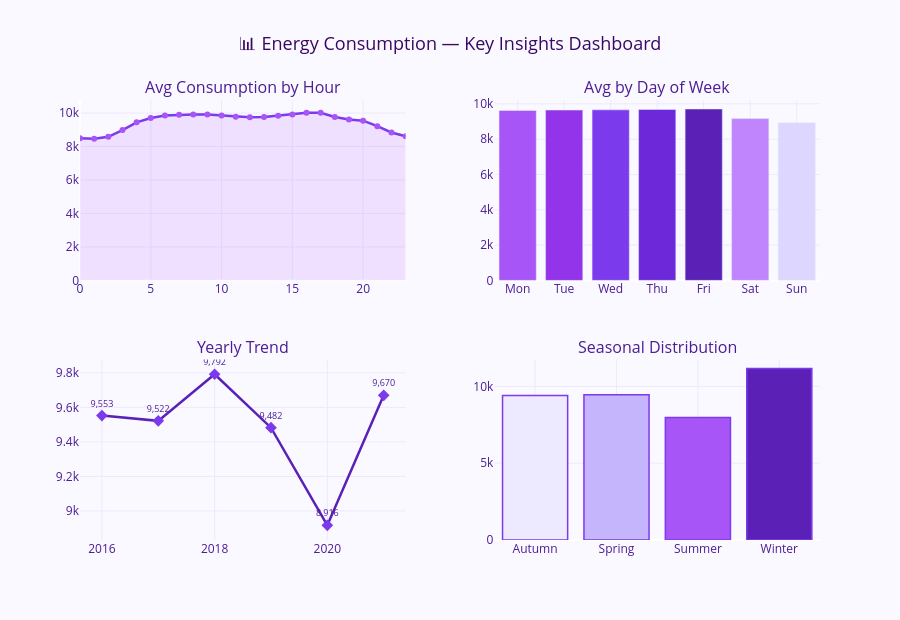

Notebook code for this chart:
### Markdown cell above
## 8. 📈 Key Insights Dashboard (Static)

### Code cell
fig6 = make_subplots(
    rows=2, cols=2,
    subplot_titles=[
        'Avg Consumption by Hour',
        'Avg by Day of Week',
        'Yearly Trend',
        'Seasonal Distribution'
    ],
    vertical_spacing=0.18, horizontal_spacing=0.12
)

purple4 = ['#A855F7','#7C3AED','#5B21B6','#2E1065']

# Hourly
fig6.add_trace(
    go.Scatter(x=hourly['hour'], y=hourly['consumption'],
               mode='lines+markers',
               line=dict(color='#7C3AED', width=2.5),
               marker=dict(size=6, color='#A855F7'),
               fill='tozeroy', fillcolor='rgba(168,85,247,0.15)',
               hovertemplate='%{x}:00 — %{y:,.0f} MWh<extra></extra>'),
    row=1, col=1
)

# Weekday
day_labels = ['Mon','Tue','Wed','Thu','Fri','Sat','Sun']
fig6.add_trace(
    go.Bar(x=[day_labels[d] for d in by_day['dayofweek']], y=by_day['consumption'],
           marker_color=[
               '#A855F7','#9333EA','#7C3AED','#6D28D9','#5B21B6','#C084FC','#DDD6FE'
           ],
           hovertemplate='%{x}: %{y:,.0f} MWh<extra></extra>'),
    row=1, col=2
)

# Yearly
yr_avg = df.groupby('year')['consumption'].mean().reset_index()
fig6.add_trace(
    go.Scatter(x=yr_avg['year'], y=yr_avg['consumption'],
               mode='lines+markers+text',
               text=[f"{v:,.0f}" for v in yr_avg['consumption']],
               textposition='top center',
               textfont=dict(size=9, color='#4C1D95'),
               line=dict(color='#5B21B6', width=2.5),
               marker=dict(size=9, color='#7C3AED', symbol='diamond'),
               hovertemplate='%{x}: %{y:,.0f} MWh<extra></extra>'),
    row=2, col=1
)

# Seasonal
fig6.add_trace(
    go.Bar(x=seasonal['season'], y=seasonal['consumption'],
           marker_color=['#EDE9FE','#C4B5FD','#A855F7','#5B21B6'],
           marker_line_color='#7C3AED', marker_line_width=1.5,
           hovertemplate='%{x}: %{y:,.0f} MWh<extra></extra>'),
    row=2, col=2
)

fig6.update_layout(
    title=dict(text='📊 Energy Consumption — Key Insights Dashboard',
               font=dict(size=18, color='#3B0764'), x=0.5),
    paper_bgcolor='#FAF9FF',
    plot_bgcolor='#FAF9FF',
    font=dict(color='#4C1D95'),
    height=620,
    showlegend=False
)
fig6.update_xaxes(gridcolor='#EDE9FE')
fig6.update_yaxes(gridcolor='#EDE9FE')

fig6.show()

### Figure 1 — Plotly figure (JSON) as saved in the notebook; plotly's stock layout.template omitted (floating-point values rounded to 4 significant figures)
{"data": [{"fill": "tozeroy", "fillcolor": "rgba(168,85,247,0.15)", "hovertemplate": "%{x}:00 — %{y:,.0f} MWh<extra></extra>", "line": {"color": "#7C3AED", "width": 2.5}, "marker": {"color": "#A855F7", "size": 6}, "mode": "lines+markers", "type": "scatter", "x": [0, 1, 2, 3, 4, 5, 6, 7, 8, 9, 10, 11, 12, 13, 14, 15, 16, 17, 18, 19, 20, 21, 22, 23], "xaxis": "x", "y": [8492.0, 8466.0, 8582.0, 8982.0, 9445.0, 9702.0, 9858.0, 9895.0, 9910.0, 9910.0, 9852.0, 9779.0, 9744.0, 9758.0, 9840.0, 9912.0, 10020.0, 10020.0, 9765.0, 9609.0, 9545.0, 9214.0, 8840.0, 8609.0], "yaxis": "y"}, {"hovertemplate": "%{x}: %{y:,.0f} MWh<extra></extra>", "marker": {"color": ["#A855F7", "#9333EA", "#7C3AED", "#6D28D9", "#5B21B6", "#C084FC", "#DDD6FE"]}, "type": "bar", "x": ["Mon", "Tue", "Wed", "Thu", "Fri", "Sat", "Sun"], "xaxis": "x2", "y": [9624.0, 9650.0, 9659.0, 9680.0, 9707.0, 9167.0, 8932.0], "yaxis": "y2"}, {"hovertemplate": "%{x}: %{y:,.0f} MWh<extra></extra>", "line": {"color": "#5B21B6", "width": 2.5}, "marker": {"color": "#7C3AED", "size": 9, "symbol": "diamond"}, "mode": "lines+markers+text", "text": ["9,553", "9,522", "9,792", "9,482", "8,916", "9,670"], "textfont": {"color": "#4C1D95", "size": 9}, "textposition": "top center", "type": "scatter", "x": [2016, 2017, 2018, 2019, 2020, 2021], "xaxis": "x3", "y": [9553.0, 9522.0, 9792.0, 9482.0, 8916.0, 9670.0], "yaxis": "y3"}, {"hovertemplate": "%{x}: %{y:,.0f} MWh<extra></extra>", "marker": {"color": ["#EDE9FE", "#C4B5FD", "#A855F7", "#5B21B6"], "line": {"color": "#7C3AED", "width": 1.5}}, "type": "bar", "x": ["Autumn", "Spring", "Summer", "Winter"], "xaxis": "x4", "y": [9402.0, 9459.0, 7970.0, 11150.0], "yaxis": "y4"}], "layout": {"annotations": [{"font": {"size": 16}, "showarrow": false, "text": "Avg Consumption by Hour", "x": 0.22, "xanchor": "center", "xref": "paper", "y": 1, "yanchor": "bottom", "yref": "paper"}, {"font": {"size": 16}, "showarrow": false, "text": "Avg by Day of Week", "x": 0.78, "xanchor": "center", "xref": "paper", "y": 1, "yanchor": "bottom", "yref": "paper"}, {"font": {"size": 16}, "showarrow": false, "text": "Yearly Trend", "x": 0.22, "xanchor": "center", "xref": "paper", "y": 0.41, "yanchor": "bottom", "yref": "paper"}, {"font": {"size": 16}, "showarrow": false, "text": "Seasonal Distribution", "x": 0.78, "xanchor": "center", "xref": "paper", "y": 0.41, "yanchor": "bottom", "yref": "paper"}], "font": {"color": "#4C1D95"}, "height": 620, "paper_bgcolor": "#FAF9FF", "plot_bgcolor": "#FAF9FF", "showlegend": false, "title": {"font": {"color": "#3B0764", "size": 18}, "text": "📊 Energy Consumption — Key Insights Dashboard", "x": 0.5}, "xaxis": {"anchor": "y", "domain": [0, 0.44], "gridcolor": "#EDE9FE"}, "xaxis2": {"anchor": "y2", "domain": [0.56, 1], "gridcolor": "#EDE9FE"}, "xaxis3": {"anchor": "y3", "domain": [0, 0.44], "gridcolor": "#EDE9FE"}, "xaxis4": {"anchor": "y4", "domain": [0.56, 1], "gridcolor": "#EDE9FE"}, "yaxis": {"anchor": "x", "domain": [0.59, 1], "gridcolor": "#EDE9FE"}, "yaxis2": {"anchor": "x2", "domain": [0.59, 1], "gridcolor": "#EDE9FE"}, "yaxis3": {"anchor": "x3", "domain": [0, 0.41], "gridcolor": "#EDE9FE"}, "yaxis4": {"anchor": "x4", "domain": [0, 0.41], "gridcolor": "#EDE9FE"}}}
